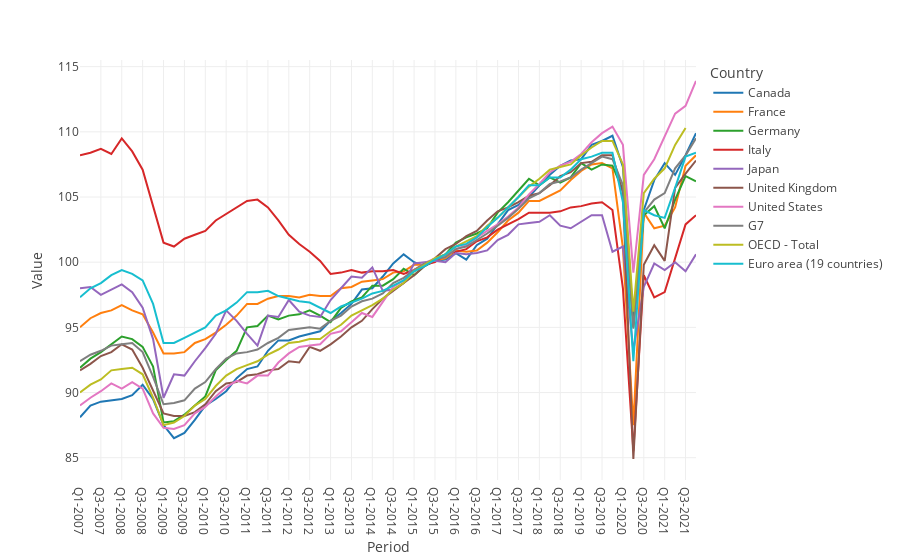

Notebook code cell kept with this figure:
### Code cell
fig = px.line(
    data, 
    x='Period', 
    y="Value", 
    color='Country',
    template='none')
fig.show()

### Figure 1 — Plotly figure (JSON) as saved in the notebook; plotly's stock layout.template omitted (floating-point values rounded to 4 significant figures)
{"data": [{"hovertemplate": "Country=Canada<br>Period=%{x}<br>Value=%{y}<extra></extra>", "legendgroup": "Canada", "line": {"color": "#1F77B4", "dash": "solid"}, "marker": {"symbol": "circle"}, "mode": "lines", "name": "Canada", "orientation": "v", "showlegend": true, "type": "scatter", "x": ["Q1-2007", "Q2-2007", "Q3-2007", "Q4-2007", "Q1-2008", "Q2-2008", "Q3-2008", "Q4-2008", "Q1-2009", "Q2-2009", "Q3-2009", "Q4-2009", "Q1-2010", "Q2-2010", "Q3-2010", "Q4-2010", "Q1-2011", "Q2-2011", "Q3-2011", "Q4-2011", "Q1-2012", "Q2-2012", "Q3-2012", "Q4-2012", "Q1-2013", "Q2-2013", "Q3-2013", "Q4-2013", "Q1-2014", "Q2-2014", "Q3-2014", "Q4-2014", "Q1-2015", "Q2-2015", "Q3-2015", "Q4-2015", "Q1-2016", "Q2-2016", "Q3-2016", "Q4-2016", "Q1-2017", "Q2-2017", "Q3-2017", "Q4-2017", "Q1-2018", "Q2-2018", "Q3-2018", "Q4-2018", "Q1-2019", "Q2-2019", "Q3-2019", "Q4-2019", "Q1-2020", "Q2-2020", "Q3-2020", "Q4-2020", "Q1-2021", "Q2-2021", "Q3-2021", "Q4-2021"], "xaxis": "x", "y": [88.1, 89, 89.3, 89.4, 89.5, 89.8, 90.6, 89.5, 87.5, 86.5, 86.9, 87.9, 89, 89.5, 90.1, 91.1, 91.8, 92, 93.2, 94, 94, 94.3, 94.5, 94.7, 95.5, 96.1, 96.8, 97.9, 98, 98.9, 99.9, 100.6, 100, 99.7, 100.1, 100.2, 100.7, 100.2, 101.3, 101.8, 102.9, 104, 104.4, 105, 105.9, 106.7, 107.4, 107.8, 107.9, 109, 109.3, 109.7, 107.3, 95.4, 104, 106.3, 107.6, 106.7, 108.2, 109.9], "yaxis": "y"}, {"hovertemplate": "Country=France<br>Period=%{x}<br>Value=%{y}<extra></extra>", "legendgroup": "France", "line": {"color": "#FF7F0E", "dash": "solid"}, "marker": {"symbol": "circle"}, "mode": "lines", "name": "France", "orientation": "v", "showlegend": true, "type": "scatter", "x": ["Q1-2007", "Q2-2007", "Q3-2007", "Q4-2007", "Q1-2008", "Q2-2008", "Q3-2008", "Q4-2008", "Q1-2009", "Q2-2009", "Q3-2009", "Q4-2009", "Q1-2010", "Q2-2010", "Q3-2010", "Q4-2010", "Q1-2011", "Q2-2011", "Q3-2011", "Q4-2011", "Q1-2012", "Q2-2012", "Q3-2012", "Q4-2012", "Q1-2013", "Q2-2013", "Q3-2013", "Q4-2013", "Q1-2014", "Q2-2014", "Q3-2014", "Q4-2014", "Q1-2015", "Q2-2015", "Q3-2015", "Q4-2015", "Q1-2016", "Q2-2016", "Q3-2016", "Q4-2016", "Q1-2017", "Q2-2017", "Q3-2017", "Q4-2017", "Q1-2018", "Q2-2018", "Q3-2018", "Q4-2018", "Q1-2019", "Q2-2019", "Q3-2019", "Q4-2019", "Q1-2020", "Q2-2020", "Q3-2020", "Q4-2020", "Q1-2021", "Q2-2021", "Q3-2021", "Q4-2021"], "xaxis": "x", "y": [95, 95.7, 96.1, 96.3, 96.7, 96.3, 96, 94.6, 93, 93, 93.1, 93.8, 94.1, 94.6, 95.2, 95.9, 96.8, 96.8, 97.2, 97.4, 97.4, 97.3, 97.5, 97.4, 97.4, 98, 98.1, 98.5, 98.6, 98.7, 99.2, 99.3, 99.8, 99.8, 100.1, 100.3, 100.9, 100.8, 100.9, 101.5, 102.3, 103.2, 103.8, 104.7, 104.7, 105.1, 105.5, 106.3, 107, 107.5, 107.6, 107.2, 101.1, 87.5, 103.8, 102.6, 102.8, 104.2, 107.4, 108.2], "yaxis": "y"}, {"hovertemplate": "Country=Germany<br>Period=%{x}<br>Value=%{y}<extra></extra>", "legendgroup": "Germany", "line": {"color": "#2CA02C", "dash": "solid"}, "marker": {"symbol": "circle"}, "mode": "lines", "name": "Germany", "orientation": "v", "showlegend": true, "type": "scatter", "x": ["Q1-2007", "Q2-2007", "Q3-2007", "Q4-2007", "Q1-2008", "Q2-2008", "Q3-2008", "Q4-2008", "Q1-2009", "Q2-2009", "Q3-2009", "Q4-2009", "Q1-2010", "Q2-2010", "Q3-2010", "Q4-2010", "Q1-2011", "Q2-2011", "Q3-2011", "Q4-2011", "Q1-2012", "Q2-2012", "Q3-2012", "Q4-2012", "Q1-2013", "Q2-2013", "Q3-2013", "Q4-2013", "Q1-2014", "Q2-2014", "Q3-2014", "Q4-2014", "Q1-2015", "Q2-2015", "Q3-2015", "Q4-2015", "Q1-2016", "Q2-2016", "Q3-2016", "Q4-2016", "Q1-2017", "Q2-2017", "Q3-2017", "Q4-2017", "Q1-2018", "Q2-2018", "Q3-2018", "Q4-2018", "Q1-2019", "Q2-2019", "Q3-2019", "Q4-2019", "Q1-2020", "Q2-2020", "Q3-2020", "Q4-2020", "Q1-2021", "Q2-2021", "Q3-2021", "Q4-2021"], "xaxis": "x", "y": [91.9, 92.6, 93.1, 93.7, 94.3, 94.1, 93.5, 92, 87.7, 87.8, 88.3, 89, 89.7, 91.7, 92.5, 93.2, 95, 95.1, 95.9, 95.6, 95.9, 96, 96.3, 95.9, 95.4, 96.5, 97, 97.3, 98.2, 98.2, 98.7, 99.5, 99, 99.7, 100.2, 100.6, 101.5, 101.9, 102.2, 102.6, 103.8, 104.6, 105.5, 106.4, 105.9, 106.5, 106.1, 106.5, 107.6, 107.1, 107.5, 107.4, 105.5, 95, 103.6, 104.3, 102.6, 104.8, 106.6, 106.2], "yaxis": "y"}, {"hovertemplate": "Country=Italy<br>Period=%{x}<br>Value=%{y}<extra></extra>", "legendgroup": "Italy", "line": {"color": "#D62728", "dash": "solid"}, "marker": {"symbol": "circle"}, "mode": "lines", "name": "Italy", "orientation": "v", "showlegend": true, "type": "scatter", "x": ["Q1-2007", "Q2-2007", "Q3-2007", "Q4-2007", "Q1-2008", "Q2-2008", "Q3-2008", "Q4-2008", "Q1-2009", "Q2-2009", "Q3-2009", "Q4-2009", "Q1-2010", "Q2-2010", "Q3-2010", "Q4-2010", "Q1-2011", "Q2-2011", "Q3-2011", "Q4-2011", "Q1-2012", "Q2-2012", "Q3-2012", "Q4-2012", "Q1-2013", "Q2-2013", "Q3-2013", "Q4-2013", "Q1-2014", "Q2-2014", "Q3-2014", "Q4-2014", "Q1-2015", "Q2-2015", "Q3-2015", "Q4-2015", "Q1-2016", "Q2-2016", "Q3-2016", "Q4-2016", "Q1-2017", "Q2-2017", "Q3-2017", "Q4-2017", "Q1-2018", "Q2-2018", "Q3-2018", "Q4-2018", "Q1-2019", "Q2-2019", "Q3-2019", "Q4-2019", "Q1-2020", "Q2-2020", "Q3-2020", "Q4-2020", "Q1-2021", "Q2-2021", "Q3-2021", "Q4-2021"], "xaxis": "x", "y": [108.2, 108.4, 108.7, 108.3, 109.5, 108.5, 107.1, 104.3, 101.5, 101.2, 101.8, 102.1, 102.4, 103.2, 103.7, 104.2, 104.7, 104.8, 104.2, 103.2, 102.1, 101.4, 100.8, 100.1, 99.1, 99.2, 99.4, 99.2, 99.3, 99.3, 99.4, 99.1, 99.4, 99.8, 100, 100.6, 100.8, 101, 101.6, 101.9, 102.5, 102.9, 103.3, 103.8, 103.8, 103.8, 103.9, 104.2, 104.3, 104.5, 104.6, 104, 98, 85.5, 99, 97.3, 97.7, 100.3, 102.9, 103.6], "yaxis": "y"}, {"hovertemplate": "Country=Japan<br>Period=%{x}<br>Value=%{y}<extra></extra>", "legendgroup": "Japan", "line": {"color": "#9467BD", "dash": "solid"}, "marker": {"symbol": "circle"}, "mode": "lines", "name": "Japan", "orientation": "v", "showlegend": true, "type": "scatter", "x": ["Q1-2007", "Q2-2007", "Q3-2007", "Q4-2007", "Q1-2008", "Q2-2008", "Q3-2008", "Q4-2008", "Q1-2009", "Q2-2009", "Q3-2009", "Q4-2009", "Q1-2010", "Q2-2010", "Q3-2010", "Q4-2010", "Q1-2011", "Q2-2011", "Q3-2011", "Q4-2011", "Q1-2012", "Q2-2012", "Q3-2012", "Q4-2012", "Q1-2013", "Q2-2013", "Q3-2013", "Q4-2013", "Q1-2014", "Q2-2014", "Q3-2014", "Q4-2014", "Q1-2015", "Q2-2015", "Q3-2015", "Q4-2015", "Q1-2016", "Q2-2016", "Q3-2016", "Q4-2016", "Q1-2017", "Q2-2017", "Q3-2017", "Q4-2017", "Q1-2018", "Q2-2018", "Q3-2018", "Q4-2018", "Q1-2019", "Q2-2019", "Q3-2019", "Q4-2019", "Q1-2020", "Q2-2020", "Q3-2020", "Q4-2020", "Q1-2021", "Q2-2021", "Q3-2021", "Q4-2021"], "xaxis": "x", "y": [98, 98.1, 97.5, 97.9, 98.3, 97.7, 96.5, 94.1, 89.6, 91.4, 91.3, 92.4, 93.4, 94.5, 96.3, 95.5, 94.5, 93.6, 95.9, 95.8, 97.1, 96.2, 95.9, 95.8, 97.1, 98, 98.9, 98.8, 99.6, 97.8, 97.9, 98.4, 99.9, 100, 100.1, 100, 100.7, 100.6, 100.7, 100.9, 101.7, 102.1, 102.9, 103, 103.1, 103.6, 102.8, 102.6, 103.1, 103.6, 103.6, 100.8, 101.2, 93.2, 98.1, 99.9, 99.4, 100, 99.3, 100.6], "yaxis": "y"}, {"hovertemplate": "Country=United Kingdom<br>Period=%{x}<br>Value=%{y}<extra></extra>", "legendgroup": "United Kingdom", "line": {"color": "#8C564B", "dash": "solid"}, "marker": {"symbol": "circle"}, "mode": "lines", "name": "United Kingdom", "orientation": "v", "showlegend": true, "type": "scatter", "x": ["Q1-2007", "Q2-2007", "Q3-2007", "Q4-2007", "Q1-2008", "Q2-2008", "Q3-2008", "Q4-2008", "Q1-2009", "Q2-2009", "Q3-2009", "Q4-2009", "Q1-2010", "Q2-2010", "Q3-2010", "Q4-2010", "Q1-2011", "Q2-2011", "Q3-2011", "Q4-2011", "Q1-2012", "Q2-2012", "Q3-2012", "Q4-2012", "Q1-2013", "Q2-2013", "Q3-2013", "Q4-2013", "Q1-2014", "Q2-2014", "Q3-2014", "Q4-2014", "Q1-2015", "Q2-2015", "Q3-2015", "Q4-2015", "Q1-2016", "Q2-2016", "Q3-2016", "Q4-2016", "Q1-2017", "Q2-2017", "Q3-2017", "Q4-2017", "Q1-2018", "Q2-2018", "Q3-2018", "Q4-2018", "Q1-2019", "Q2-2019", "Q3-2019", "Q4-2019", "Q1-2020", "Q2-2020", "Q3-2020", "Q4-2020", "Q1-2021", "Q2-2021", "Q3-2021", "Q4-2021"], "xaxis": "x", "y": [91.7, 92.2, 92.8, 93.1, 93.7, 93.3, 91.9, 90.1, 88.4, 88.2, 88.2, 88.5, 89.1, 90.1, 90.7, 90.8, 91.3, 91.4, 91.7, 91.8, 92.4, 92.3, 93.5, 93.2, 93.7, 94.3, 95, 95.5, 96.4, 97.2, 97.8, 98.4, 99, 99.7, 100.3, 101, 101.4, 102, 102.4, 103.2, 103.9, 104.2, 104.6, 105.1, 105.3, 105.9, 106.6, 106.9, 107.6, 107.7, 108.2, 108.2, 105.3, 84.9, 99.8, 101.3, 100.1, 105.7, 106.8, 107.8], "yaxis": "y"}, {"hovertemplate": "Country=United States<br>Period=%{x}<br>Value=%{y}<extra></extra>", "legendgroup": "United States", "line": {"color": "#E377C2", "dash": "solid"}, "marker": {"symbol": "circle"}, "mode": "lines", "name": "United States", "orientation": "v", "showlegend": true, "type": "scatter", "x": ["Q1-2007", "Q2-2007", "Q3-2007", "Q4-2007", "Q1-2008", "Q2-2008", "Q3-2008", "Q4-2008", "Q1-2009", "Q2-2009", "Q3-2009", "Q4-2009", "Q1-2010", "Q2-2010", "Q3-2010", "Q4-2010", "Q1-2011", "Q2-2011", "Q3-2011", "Q4-2011", "Q1-2012", "Q2-2012", "Q3-2012", "Q4-2012", "Q1-2013", "Q2-2013", "Q3-2013", "Q4-2013", "Q1-2014", "Q2-2014", "Q3-2014", "Q4-2014", "Q1-2015", "Q2-2015", "Q3-2015", "Q4-2015", "Q1-2016", "Q2-2016", "Q3-2016", "Q4-2016", "Q1-2017", "Q2-2017", "Q3-2017", "Q4-2017", "Q1-2018", "Q2-2018", "Q3-2018", "Q4-2018", "Q1-2019", "Q2-2019", "Q3-2019", "Q4-2019", "Q1-2020", "Q2-2020", "Q3-2020", "Q4-2020", "Q1-2021", "Q2-2021", "Q3-2021", "Q4-2021"], "xaxis": "x", "y": [89, 89.6, 90.1, 90.7, 90.3, 90.8, 90.3, 88.4, 87.3, 87.2, 87.5, 88.4, 88.9, 89.7, 90.4, 90.9, 90.7, 91.3, 91.3, 92.3, 93, 93.5, 93.6, 93.7, 94.5, 94.7, 95.4, 96.1, 95.8, 97, 98.1, 98.6, 99.4, 99.9, 100.3, 100.4, 101, 101.3, 101.9, 102.4, 102.9, 103.5, 104.2, 105.2, 106, 106.9, 107.4, 107.7, 108.3, 109.2, 109.9, 110.4, 109, 99.2, 106.7, 107.9, 109.6, 111.4, 112, 113.9], "yaxis": "y"}, {"hovertemplate": "Country=G7<br>Period=%{x}<br>Value=%{y}<extra></extra>", "legendgroup": "G7", "line": {"color": "#7F7F7F", "dash": "solid"}, "marker": {"symbol": "circle"}, "mode": "lines", "name": "G7", "orientation": "v", "showlegend": true, "type": "scatter", "x": ["Q1-2007", "Q2-2007", "Q3-2007", "Q4-2007", "Q1-2008", "Q2-2008", "Q3-2008", "Q4-2008", "Q1-2009", "Q2-2009", "Q3-2009", "Q4-2009", "Q1-2010", "Q2-2010", "Q3-2010", "Q4-2010", "Q1-2011", "Q2-2011", "Q3-2011", "Q4-2011", "Q1-2012", "Q2-2012", "Q3-2012", "Q4-2012", "Q1-2013", "Q2-2013", "Q3-2013", "Q4-2013", "Q1-2014", "Q2-2014", "Q3-2014", "Q4-2014", "Q1-2015", "Q2-2015", "Q3-2015", "Q4-2015", "Q1-2016", "Q2-2016", "Q3-2016", "Q4-2016", "Q1-2017", "Q2-2017", "Q3-2017", "Q4-2017", "Q1-2018", "Q2-2018", "Q3-2018", "Q4-2018", "Q1-2019", "Q2-2019", "Q3-2019", "Q4-2019", "Q1-2020", "Q2-2020", "Q3-2020", "Q4-2020", "Q1-2021", "Q2-2021", "Q3-2021", "Q4-2021"], "xaxis": "x", "y": [92.4, 92.9, 93.2, 93.6, 93.7, 93.8, 93.1, 91.2, 89.1, 89.2, 89.4, 90.3, 90.8, 91.8, 92.6, 93, 93.1, 93.3, 93.8, 94.2, 94.8, 94.9, 95, 94.9, 95.5, 95.9, 96.6, 97, 97.2, 97.6, 98.4, 98.8, 99.4, 99.9, 100.2, 100.4, 101, 101.2, 101.7, 102.2, 102.8, 103.4, 104.1, 104.9, 105.3, 106, 106.2, 106.5, 107.1, 107.6, 108.1, 107.9, 105.9, 94.9, 103.8, 104.8, 105.3, 107.2, 108.2, 109.5], "yaxis": "y"}, {"hovertemplate": "Country=OECD - Total<br>Period=%{x}<br>Value=%{y}<extra></extra>", "legendgroup": "OECD - Total", "line": {"color": "#BCBD22", "dash": "solid"}, "marker": {"symbol": "circle"}, "mode": "lines", "name": "OECD - Total", "orientation": "v", "showlegend": true, "type": "scatter", "x": ["Q1-2007", "Q2-2007", "Q3-2007", "Q4-2007", "Q1-2008", "Q2-2008", "Q3-2008", "Q4-2008", "Q1-2009", "Q2-2009", "Q3-2009", "Q4-2009", "Q1-2010", "Q2-2010", "Q3-2010", "Q4-2010", "Q1-2011", "Q2-2011", "Q3-2011", "Q4-2011", "Q1-2012", "Q2-2012", "Q3-2012", "Q4-2012", "Q1-2013", "Q2-2013", "Q3-2013", "Q4-2013", "Q1-2014", "Q2-2014", "Q3-2014", "Q4-2014", "Q1-2015", "Q2-2015", "Q3-2015", "Q4-2015", "Q1-2016", "Q2-2016", "Q3-2016", "Q4-2016", "Q1-2017", "Q2-2017", "Q3-2017", "Q4-2017", "Q1-2018", "Q2-2018", "Q3-2018", "Q4-2018", "Q1-2019", "Q2-2019", "Q3-2019", "Q4-2019", "Q1-2020", "Q2-2020", "Q3-2020", "Q4-2020", "Q1-2021", "Q2-2021", "Q3-2021"], "xaxis": "x", "y": [90, 90.6, 91, 91.7, 91.8, 91.9, 91.4, 89.6, 87.5, 87.7, 88.2, 89, 89.5, 90.5, 91.3, 91.8, 92.1, 92.4, 92.9, 93.3, 93.8, 93.9, 94.1, 94.1, 94.7, 95.2, 95.9, 96.3, 96.7, 97.2, 97.9, 98.4, 99.3, 99.8, 100.3, 100.6, 101.2, 101.6, 102, 102.8, 103.4, 104.2, 105, 105.8, 106.4, 107.1, 107.3, 107.5, 108.2, 108.8, 109.3, 109.3, 107.5, 96.2, 105.3, 106.4, 107.2, 109, 110.3], "yaxis": "y"}, {"hovertemplate": "Country=Euro area (19 countries)<br>Period=%{x}<br>Value=%{y}<extra></extra>", "legendgroup": "Euro area (19 countries)", "line": {"color": "#17BECF", "dash": "solid"}, "marker": {"symbol": "circle"}, "mode": "lines", "name": "Euro area (19 countries)", "orientation": "v", "showlegend": true, "type": "scatter", "x": ["Q1-2007", "Q2-2007", "Q3-2007", "Q4-2007", "Q1-2008", "Q2-2008", "Q3-2008", "Q4-2008", "Q1-2009", "Q2-2009", "Q3-2009", "Q4-2009", "Q1-2010", "Q2-2010", "Q3-2010", "Q4-2010", "Q1-2011", "Q2-2011", "Q3-2011", "Q4-2011", "Q1-2012", "Q2-2012", "Q3-2012", "Q4-2012", "Q1-2013", "Q2-2013", "Q3-2013", "Q4-2013", "Q1-2014", "Q2-2014", "Q3-2014", "Q4-2014", "Q1-2015", "Q2-2015", "Q3-2015", "Q4-2015", "Q1-2016", "Q2-2016", "Q3-2016", "Q4-2016", "Q1-2017", "Q2-2017", "Q3-2017", "Q4-2017", "Q1-2018", "Q2-2018", "Q3-2018", "Q4-2018", "Q1-2019", "Q2-2019", "Q3-2019", "Q4-2019", "Q1-2020", "Q2-2020", "Q3-2020", "Q4-2020", "Q1-2021", "Q2-2021", "Q3-2021", "Q4-2021"], "xaxis": "x", "y": [97.3, 98, 98.4, 99, 99.4, 99.1, 98.6, 96.8, 93.8, 93.8, 94.2, 94.6, 95, 95.9, 96.3, 96.9, 97.7, 97.7, 97.8, 97.4, 97.2, 97, 96.9, 96.5, 96.1, 96.6, 96.9, 97.2, 97.6, 97.8, 98.2, 98.6, 99.3, 99.7, 100.2, 100.6, 101.2, 101.4, 101.9, 102.7, 103.4, 104.2, 105, 105.9, 105.9, 106.5, 106.5, 107.1, 107.9, 108.1, 108.4, 108.4, 104.6, 92.4, 104, 103.6, 103.4, 105.7, 108.1, 108.4], "yaxis": "y"}], "layout": {"legend": {"title": {"text": "Country"}, "tracegroupgap": 0}, "margin": {"t": 60}, "xaxis": {"anchor": "y", "domain": [0, 1], "title": {"text": "Period"}}, "yaxis": {"anchor": "x", "domain": [0, 1], "title": {"text": "Value"}}}}
